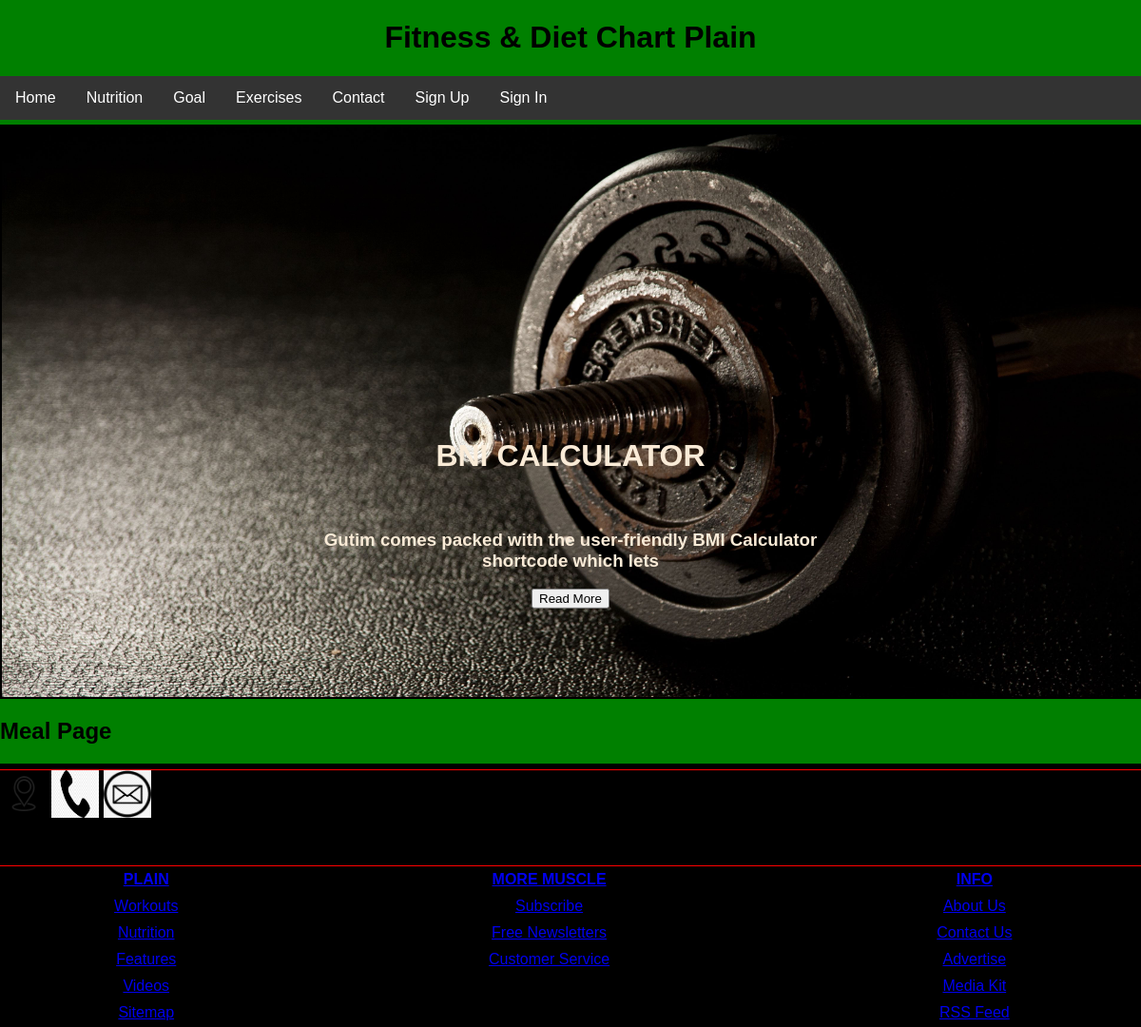
Page /diet/male/lose on the earlier database version.
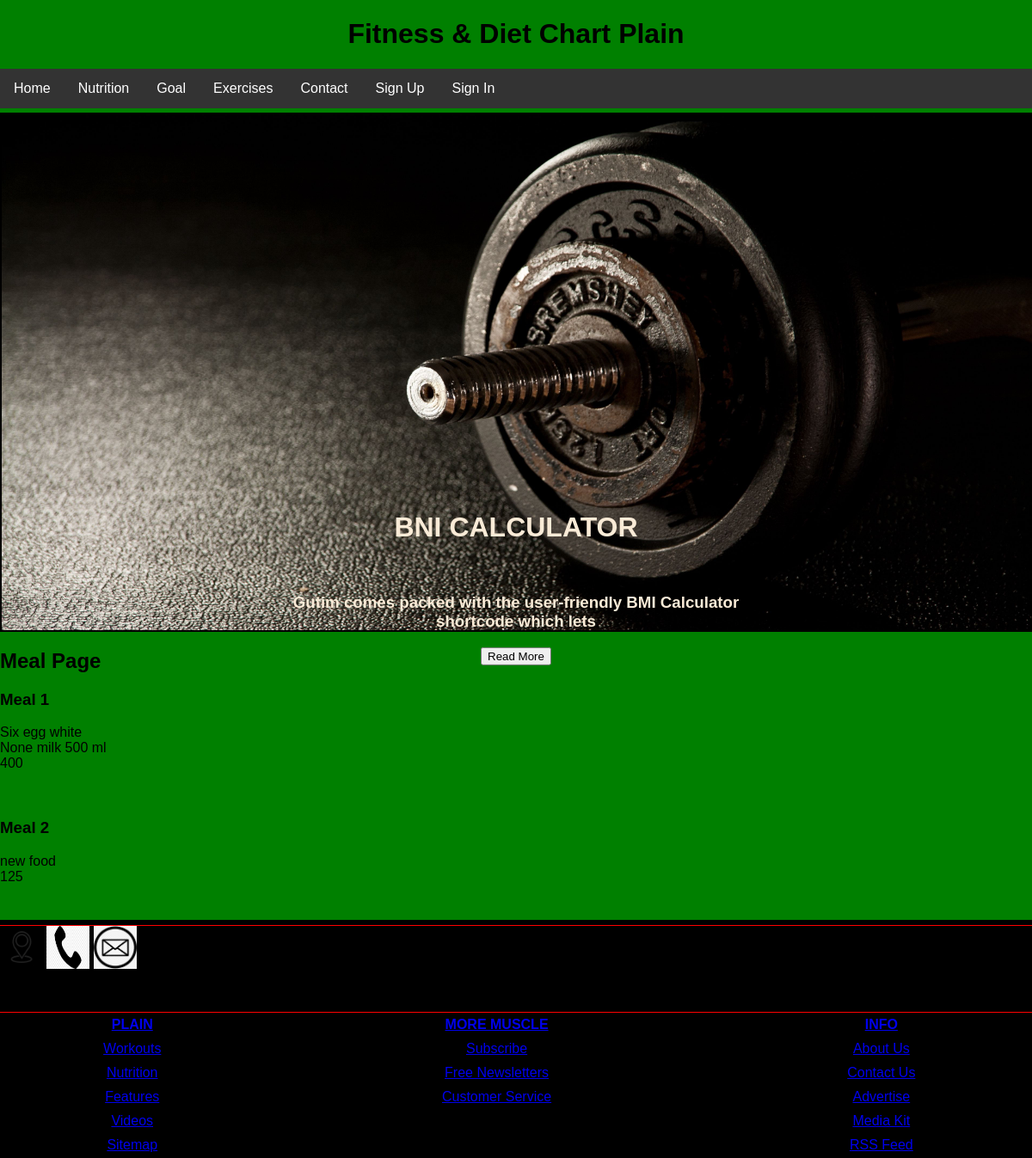
Same page on the later database version.
### fitness/models.py (models this page shows)
class Meal(models.Model):
    name = models.CharField(max_length=255)
    def __str__(self):
        return self.name

class Food(models.Model):
    name = models.CharField(max_length=255)
    calories = models.IntegerField(null=True,blank=True)
    def __str__(self):
        return self.name

### fitness/views.py (the view)
# urls.py: path('diet/<gender>/<fitness_plan>',views.get_meal_list, name='get_meal_list'),
def get_meal_list(request,gender,fitness_plan):
    print(gender,fitness_plan)
    meals = Meal.objects.filter(
        pk__in=FoodMealGoal.objects.filter(
            goal__gender=gender,
            goal__fitness_plan=fitness_plan
        ).values('meal')
    )
    print(meals)
    meal_list = []
    for meal in meals.values():
        foods = Food.objects.filter(
            pk__in=FoodMealGoal.objects.filter(
                goal__gender=gender,
                goal__fitness_plan=fitness_plan,
                meal__id=meal['id']
            ).values('food')
        )
        meal.update({'foods':foods})
        print(meal)
        meal_list.append(meal)
    return render(request,'show_meals.html', {'meals':meal_list})

### fitness/templates/show_meals.html (shortened to what this page needs)
{% extends 'base.html' %}
{% block body %}
    <h2>Meal Page</h2>
    {% for meal in meals %}
        <h3>{{ meal.name }}</h3>
        {% for food in meal.foods %}
            {{food.name}}</br>
            {{food.calories}}
        {% endfor %}
    {% endfor %}
{% endblock body %}

### fitness/templates/base.html (shortened to what this page needs)
<!DOCTYPE html>
{% load static %}
<html>
<head>
</head>
<body>
    <div class="hed">
        <center>
            <h1> Fitness & Diet Chart Plain</h1>
        </center>
    </div>
    <div class="navbar">
        <a href="#home">Home</a>
        <div class="subnav">
            <button class="subnavbtn">Nutrition </button>
        </div>
        <div class="subnav">
            <button class="subnavbtn">Goal </button>
        </div>
        <div class="subnav">
            <button class="subnavbtn">Exercises </button>
        </div>
        <a href="#contact">Contact</a>
        {% if user.is_authenticated %}
            <a href="/logout/">Sign Out</a>
        {% else %}
            <a href="/register/">Sign Up</a>
            <a href="/login/">Sign In</a>
        {% endif %}
    </div>
    <div class="image-container">
        <div class="text">
            <h1>BNI CALCULATOR</h1><br>
            <h3>Gutim comes packed with the user-friendly BMI Calculator
                shortcode which lets</h3>
            <input type="button" value="Read More" name="Read More">
        </div>
    </div>
    {% block body %}
    {% endblock %}
    <div class="footer">
        <div class="fimg">
            <img src="{% static 'image/find.png' %}" width="50px" height="50px">
            <img src="{% static 'image/call.jpg' %}" width="50px" height="50px">
            <img src="{% static 'image/mail.png' %}" width="50px" height="50px">
        </div>
        <div class="footercontant">
            <table style="width:100%">
                <tr>
                    <th><a href="#"> PLAIN</a></th>
                    <th><a href="#">MORE MUSCLE</a></th>
                    <th><a href="#">INFO</a></th>
                </tr>
                <tr>
                    <td><a href="#">Workouts</a></td>
                    <td><a href="#">Subscribe</a></td>
                    <td><a href="#">About Us</a></td>
                </tr>
                <tr>
                    <td><a href="#">Nutrition</a></td>
                    <td><a href="#">Free Newsletters</a></td>
                    <td><a href="#">Contact Us</a></td>
                </tr>
                <tr>
                    <td><a href="#">Features</a></td>
                    <td><a href="#">Customer Service</a></td>
                    <td><a href="#">Advertise</a></td>
                </tr>
                <tr>
                    <td><a href="#">Videos</a></td>
                    <td></td>
                    <td><a href="#">Media Kit</a></td>
                </tr>
                <tr>
                    <td><a href="#">Sitemap</a></td>
                    <td></td>
                    <td><a href="#">RSS Feed</a></td>
                </tr>
            </table>
        </div>
    </div>
</body>
</html>

Differences in the rows shown:
now on this page (row unchanged): Meal: name "Meal 1"
now on this page (row unchanged): Food: name "Six egg white", calories "None", shown under "Meal 1"
now on this page (row unchanged): Food: name "milk 500 ml", calories "400", shown under "Meal 1"
added Meal: name "Meal 2"
added Food: name "new food", calories "125", shown under "Meal 2"
